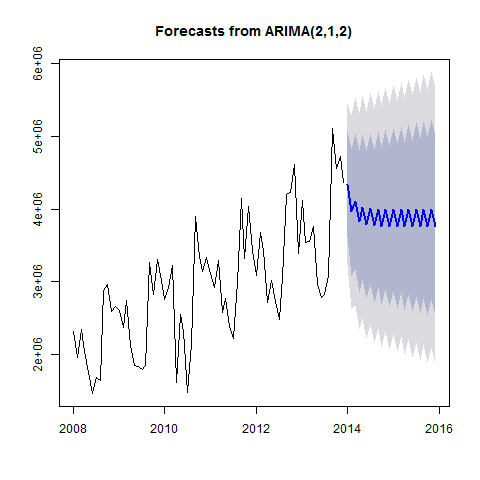

Source code (R):
#Creates Model_ARIMA_5 plot

png("Plots/Model_ARIMA_5_plot.png")
plot(forecast(Model_ARIMA_5))
dev.off()